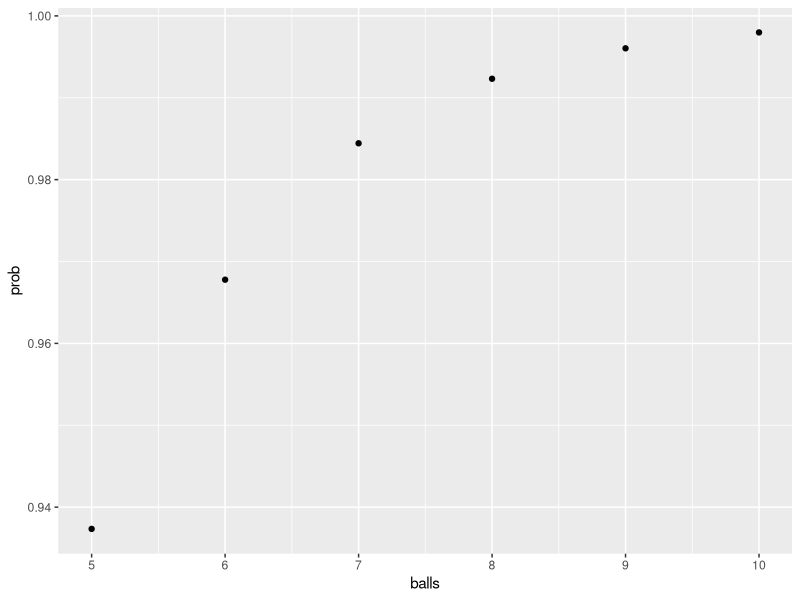

Here is the R script that generated this plot:
library(tidyverse)
num_boxes <- 2
boxes <- 1:num_boxes
B <- 50000
max_balls <- 10
vec_count <- c()
skip <- 3

for(balls in (num_boxes+skip):max_balls){
  print(paste0("Balls = ",balls))
  counting <- 0
  for(i in 1:B){
    checa <- sample(boxes,size=balls,replace=TRUE)
    if(length(unique(checa))==num_boxes){
      counting <- counting+1;
    }
  }
  vec_count[balls] <- counting/B
}
vec_count <- vec_count[(num_boxes+skip):max_balls]

data <- tibble(balls=(num_boxes+skip):max_balls,prob=vec_count)

data |> ggplot(aes(x=balls,y=prob))+
  geom_point()
tail(data,17)
# plot(x=(num_boxes+2):20,y=vec_count)
# counting/B

### For 7 modes, 21 balls give +0.74 of probability
### For 7 modes, 30 balls give +0.92 of probability
### For 7 modes, 35 balls give +0.95 of probability
### For 7 modes, 45 balls give +0.99 of probability

### For 5 modes, 19 balls give +0.90 of probability
### For 5 modes, 21 balls give +0.95 of probability
### For 5 modes, 25 balls give +0.98 of probability
### For 5 modes, 29 balls give +0.99 of probability

### For 2 modes, 5 balls give +0.93 of probability
### For 2 modes, 6 balls give +0.95 of probability
### For 2 modes, 10 balls give +0.99 of probability
